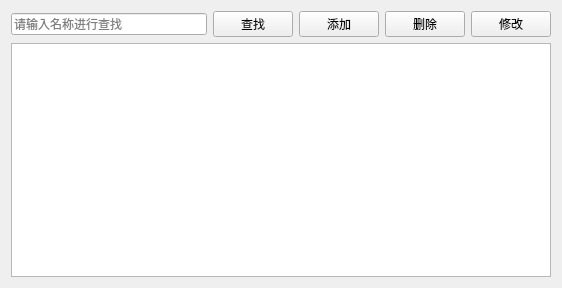
<?xml version="1.0" encoding="UTF-8"?>
<ui version="4.0">
 <class>MedicinesView</class>
 <widget class="QWidget" name="MedicinesView">
  <property name="geometry">
   <rect>
    <x>0</x>
    <y>0</y>
    <width>562</width>
    <height>288</height>
   </rect>
  </property>
  <property name="windowTitle">
   <string>药物管理</string>
  </property>
  <layout class="QGridLayout" name="gridLayout">
   <item row="0" column="0">
    <layout class="QHBoxLayout" name="horizontalLayout">
     <item>
      <widget class="QLineEdit" name="lineEdit">
       <property name="sizePolicy">
        <sizepolicy hsizetype="Fixed" vsizetype="Fixed">
         <horstretch>0</horstretch>
         <verstretch>0</verstretch>
        </sizepolicy>
       </property>
       <property name="minimumSize">
        <size>
         <width>0</width>
         <height>0</height>
        </size>
       </property>
       <property name="maximumSize">
        <size>
         <width>1000</width>
         <height>16777215</height>
        </size>
       </property>
       <property name="baseSize">
        <size>
         <width>0</width>
         <height>0</height>
        </size>
       </property>
       <property name="placeholderText">
        <string>请输入名称进行查找</string>
       </property>
      </widget>
     </item>
     <item>
      <widget class="QPushButton" name="btSearch">
       <property name="sizePolicy">
        <sizepolicy hsizetype="Fixed" vsizetype="Fixed">
         <horstretch>0</horstretch>
         <verstretch>0</verstretch>
        </sizepolicy>
       </property>
       <property name="text">
        <string>查找</string>
       </property>
      </widget>
     </item>
     <item>
      <widget class="QPushButton" name="btAdd">
       <property name="sizePolicy">
        <sizepolicy hsizetype="Fixed" vsizetype="Fixed">
         <horstretch>0</horstretch>
         <verstretch>0</verstretch>
        </sizepolicy>
       </property>
       <property name="text">
        <string>添加</string>
       </property>
      </widget>
     </item>
     <item>
      <widget class="QPushButton" name="btDelete">
       <property name="sizePolicy">
        <sizepolicy hsizetype="Fixed" vsizetype="Fixed">
         <horstretch>0</horstretch>
         <verstretch>0</verstretch>
        </sizepolicy>
       </property>
       <property name="text">
        <string>删除</string>
       </property>
      </widget>
     </item>
     <item>
      <widget class="QPushButton" name="btEdit">
       <property name="sizePolicy">
        <sizepolicy hsizetype="Fixed" vsizetype="Fixed">
         <horstretch>0</horstretch>
         <verstretch>0</verstretch>
        </sizepolicy>
       </property>
       <property name="text">
        <string>修改</string>
       </property>
      </widget>
     </item>
    </layout>
   </item>
   <item row="1" column="0">
    <widget class="QTableView" name="tableView"/>
   </item>
  </layout>
 </widget>
 <resources/>
 <connections/>
</ui>
